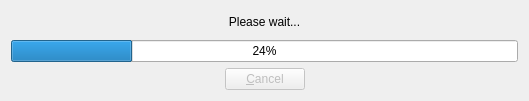
<?xml version="1.0" encoding="UTF-8"?>
<ui version="4.0">
 <class>ProcessDialog</class>
 <widget class="QDialog" name="ProcessDialog">
  <property name="windowModality">
   <enum>Qt::NonModal</enum>
  </property>
  <property name="geometry">
   <rect>
    <x>0</x>
    <y>0</y>
    <width>529</width>
    <height>101</height>
   </rect>
  </property>
  <property name="contextMenuPolicy">
   <enum>Qt::NoContextMenu</enum>
  </property>
  <property name="windowTitle">
   <string>Processing...</string>
  </property>
  <property name="windowIcon">
   <iconset>
    <normaloff>:/icons/icons/m2osw_logo.png</normaloff>:/icons/icons/m2osw_logo.png</iconset>
  </property>
  <property name="modal">
   <bool>true</bool>
  </property>
  <layout class="QVBoxLayout" name="verticalLayout" stretch="1,0,0">
   <item>
    <widget class="QLabel" name="f_label">
     <property name="text">
      <string>&lt;html&gt;&lt;head/&gt;&lt;body&gt;&lt;p&gt;Please wait...&lt;/p&gt;&lt;/body&gt;&lt;/html&gt;</string>
     </property>
     <property name="scaledContents">
      <bool>true</bool>
     </property>
     <property name="alignment">
      <set>Qt::AlignCenter</set>
     </property>
     <property name="wordWrap">
      <bool>true</bool>
     </property>
     <property name="textInteractionFlags">
      <set>Qt::LinksAccessibleByKeyboard|Qt::LinksAccessibleByMouse|Qt::TextBrowserInteraction|Qt::TextSelectableByKeyboard|Qt::TextSelectableByMouse</set>
     </property>
    </widget>
   </item>
   <item>
    <widget class="QProgressBar" name="f_progressBar">
     <property name="value">
      <number>24</number>
     </property>
    </widget>
   </item>
   <item>
    <layout class="QHBoxLayout" name="horizontalLayout">
     <item>
      <spacer name="horizontalSpacer">
       <property name="orientation">
        <enum>Qt::Horizontal</enum>
       </property>
       <property name="sizeHint" stdset="0">
        <size>
         <width>40</width>
         <height>20</height>
        </size>
       </property>
      </spacer>
     </item>
     <item>
      <widget class="QPushButton" name="f_cancelButton">
       <property name="enabled">
        <bool>false</bool>
       </property>
       <property name="text">
        <string>&amp;Cancel</string>
       </property>
      </widget>
     </item>
     <item>
      <spacer name="horizontalSpacer_2">
       <property name="orientation">
        <enum>Qt::Horizontal</enum>
       </property>
       <property name="sizeHint" stdset="0">
        <size>
         <width>40</width>
         <height>20</height>
        </size>
       </property>
      </spacer>
     </item>
    </layout>
   </item>
  </layout>
 </widget>
 <resources/>
 <connections/>
</ui>
